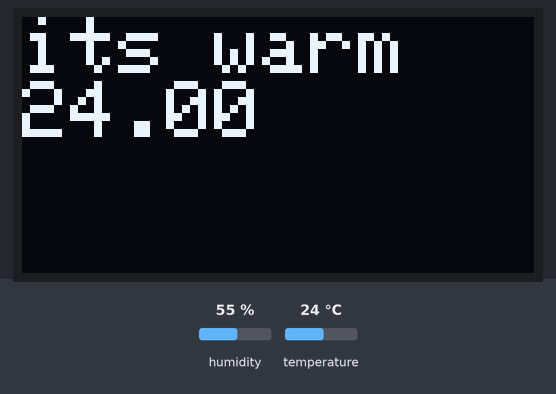
Bench run of a sketch on a simulated Arduino Uno, built with avr-gcc and run on an emulated ATmega328P. On the bench: 128×64 one-colour display. The inputs (shaded band) are chosen by the test bench; at power-on: temperature 24 °C, humidity 55 %. What the sketch prints to the serial monitor is not drawn.

Above: at 4.9 s.
5.0 s: temperature set to 12 °C
At 12.8 s:
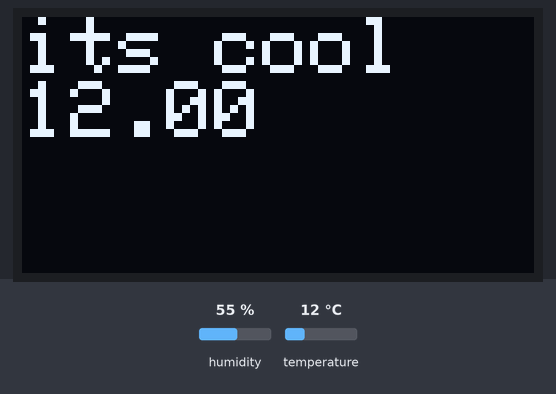
13.7 s: temperature set to 14 °C
At 21.5 s:
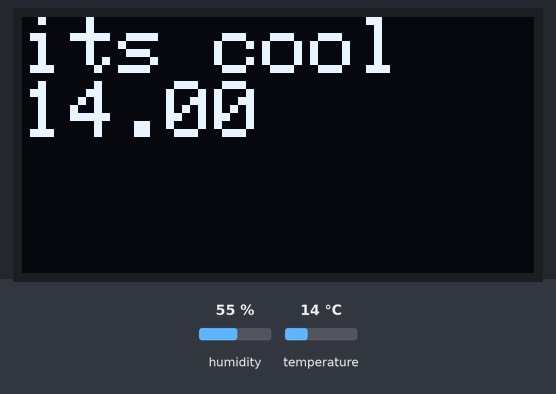
21.8 s: temperature set to 17 °C
At 29.0 s:
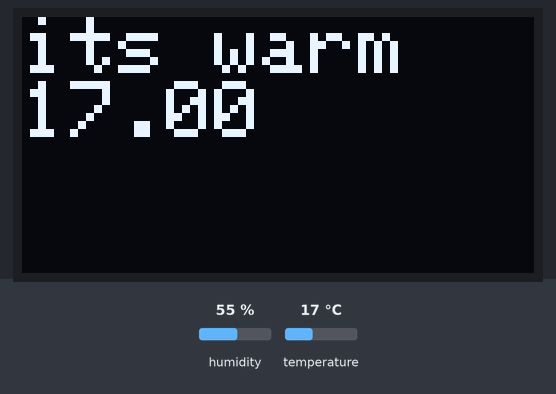
29.9 s: temperature set to 28 °C
At 37.7 s:
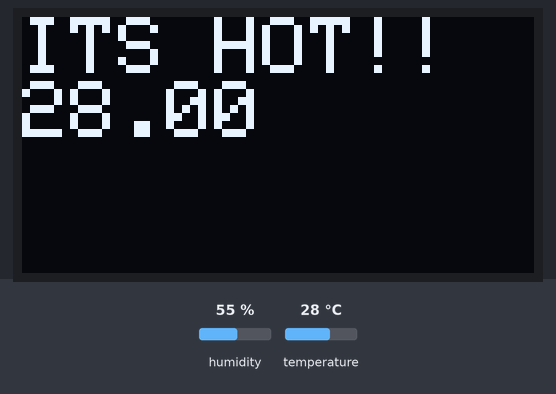
38.0 s: temperature set to 24 °C
At 45.2 s:
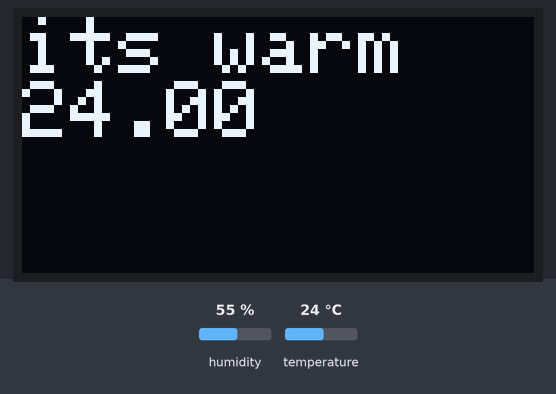
Timing chart, 0 to 46.7 s (numbered marks = the images above; inputs shaded):
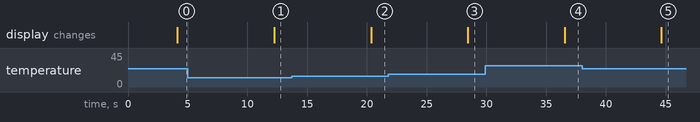

The sketch:

temp-oled.ino
```cpp
#include <Wire.h>
#include <Adafruit_GFX.h>
#include <Adafruit_SSD1306.h>
#include <DHT.h>

#define DHTPIN 5        // Pin connected to DHT11
#define DHTTYPE DHT11   // DHT11 sensor
#define OLED_ADDR   0x3C

Adafruit_SSD1306 display(128, 64, &Wire, -1);
DHT dht(DHTPIN, DHTTYPE);

void setup() {
  Serial.begin(9600);
  dht.begin();
  display.begin(SSD1306_SWITCHCAPVCC, OLED_ADDR);
  display.clearDisplay();
  display.setTextSize(2);
}

void loop() {
  float humidity = dht.readHumidity();
  float temperature = dht.readTemperature();

  /*
  old serial displays
  Serial.print("Humidity = ");
  Serial.print(humidity);
  Serial.println(" %");

  Serial.print("Temperature = ");
  Serial.print(temperature);
  Serial.println(" °C");
  */
  display.setCursor(0, 0);
  display.setTextColor(WHITE);
  display.display();
  display.clearDisplay();

  if (temperature > 25) {
    Serial.println(temperature);
    display.println("ITS HOT!!");
    display.println(temperature);
    }
  else if (temperature < 25 && temperature > 15){
    Serial.println(temperature);
    display.println("its warm");
    display.println(temperature);
    }
  else {
    Serial.println(temperature);
    display.println("its cool");
    display.println(temperature);
  }

  delay(4000);

  /*
  display.setCursor(20, 20);
  display.clearDisplay();
  display.display();
  delay(4000);
  */
}
```

Measured:
- the behaviour switches between 15 and 16 °C on temperature (found by bisection; images 2 and 3)
- after the input at 5.0 s, the display: changes after 7.2 s (image 1)
- after the input at 13.7 s, the display: changes after 6.6 s (image 2)
- after the input at 21.8 s, the display: changes after 6.6 s (image 3)
- after the input at 29.9 s, the display: changes after 6.6 s (image 4)
- after the input at 38.0 s, the display: changes after 6.6 s (image 5)
